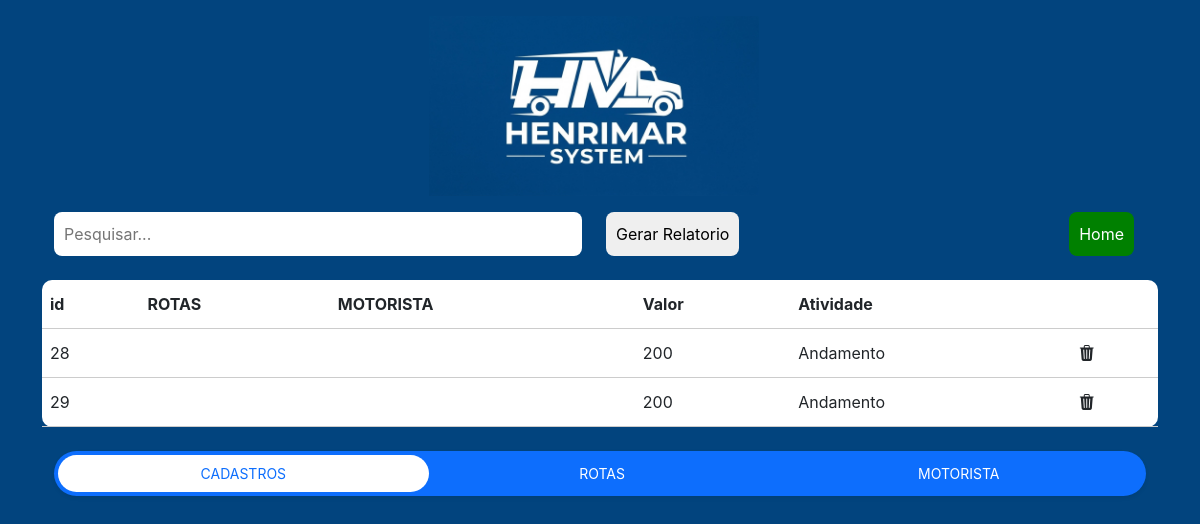
Before: /rotas/ with the older database file.
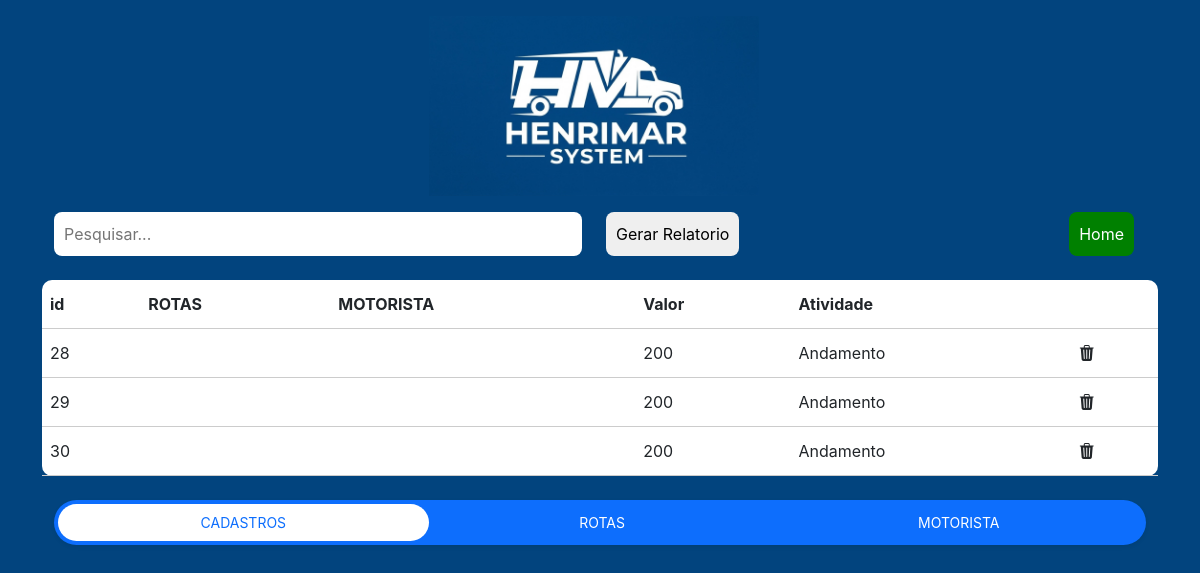
After: the same page with the newer database file.
### app_cad_rotas/models.py (models this page shows)
class Rotas(models.Model):
    id_rotas = models.AutoField(primary_key=True)
    rota = models.TextField(max_length=255)
    motorista = models.TextField(max_length=255)

### app_cad_rotas/views.py (the view)
# urls.py: path('rotas/', views.rota, name='listagem_rotas')
def rota(request):
   if request.method =="POST":
        nova_rota = Rotas()
        nova_rota.rota = request.POST.get('rota')
        nova_rota.motorista =request.POST.get('motorista')
        nova_rota.save()
        return redirect('rotas')
   todas_rotas = Rotas.objects.all()
   return render(request, 'cadastros/rotas.html', {'rotas':todas_rotas})

### app_cad_rotas/templates/cadastros/rotas.html (shortened to what this page needs)
{% load static %}
<!doctype html>
<html lang="pt-br">
  <head>
    <link
      href="https://cdn.jsdelivr.net/npm/bootstrap@5.3.3/dist/css/bootstrap.min.css"
      rel="stylesheet"
    />
    <link
      rel="stylesheet"
      href="https://cdn.jsdelivr.net/npm/bootstrap-icons@1.11.3/font/bootstrap-icons.min.css"
    />
  </head>
  <body>
    <div
      class="container"
      style="display: flex; flex-direction: column; align-items: center"
    >
      <div class="row w-100">
        <div class="col-lg-12 text-center border-end-lg border-secondary pe-lg-4">
          <img
            src="{% static 'logo-white.jpg' %}"
            alt="Henrimar System"
            class="img-fluid my-3"
            style="max-height: 180px"
          />
          <div class="row comandos-pesquisa" style="display: flex; justify-content: space-around;">
                <div class="nav-01 col-lg-6 search ">
                    <input style=" border-radius: 8px; border: none; padding: 10px; width: 100%;" type="text" placeholder="Pesquisar..." >
                </div>
                <div class="nav-02 col-lg-6 btns-navbar" style="display: flex; justify-content: space-between;">
                    <button  class="btn-relatorio" type="submit" style="border:none; padding: 10px; border-radius: 8px;">Gerar Relatorio</button>
                    <a href="{% url 'home.html' %}" style="background-color: green;color: white; padding: 10px; text-decoration: none; border-radius: 8px; ">Home</a>
                  </div>
          </div>
        </div>
      </div>
      <br>
      <div class="row w-100">
        <table class="bg-white" style="border-radius: 10px">
          <tr>
            <th>id</th>
            <th>ROTAS</th>
            <th>MOTORISTA</th>
            <th>Valor</th>
            <th>Atividade</th>
            <th></th>
          </tr>
          {% for rota in rotas %}
          <tr>
            <td>{{rota.id_rotas}}</td>
            <td>{{rota.rota}}</td>
            <td>{{rota.motorista}}</td>
            <td>200</td>
            <td>Andamento</td>
            <td><i class="bi bi-trash3-fill"></i></td>
          </tr>
          {% endfor %}
        </table>
      </div>
      <br>
      <footer class="container">
      <ul
        class="nav nav-pills nav-fill gap-2 p-1 small bg-primary rounded-5 shadow-sm"
        id="pillNav2"
        role="tablist"
        style="
          --bs-nav-link-color: var(--bs-white);
          --bs-nav-pills-link-active-color: var(--bs-primary);
          --bs-nav-pills-link-active-bg: var(--bs-white);
        "
      >
        <li class="nav-item" role="presentation">
          <button
            class="nav-link active rounded-5"
            id="home-tab2"
            data-bs-toggle="tab"
            type="button"
            role="tab"
            aria-selected="true"
          >
            CADASTROS
          </button>
        </li>
        <li class="nav-item" role="presentation">
          <button
            class="nav-link rounded-5"
            id="profile-tab2"
            data-bs-toggle="tab"
            type="button"
            role="tab"
            aria-selected="false"
          >
            <a href="{% url 'listagem_rotas' %}" style="color: white; text-decoration: none;">ROTAS</a>
          </button>
        </li>
        <li class="nav-item" role="presentation">
          <button
            class="nav-link rounded-5"
            id="contact-tab2"
            data-bs-toggle="tab"
            type="button"
            role="tab"
            aria-selected="false"
          >
            MOTORISTA
          </button>
        </li>
      </ul>
    </footer>
    </div>
  </body>
</html>

Changed rows visible on the page:
added Rotas: id_rotas "30"
